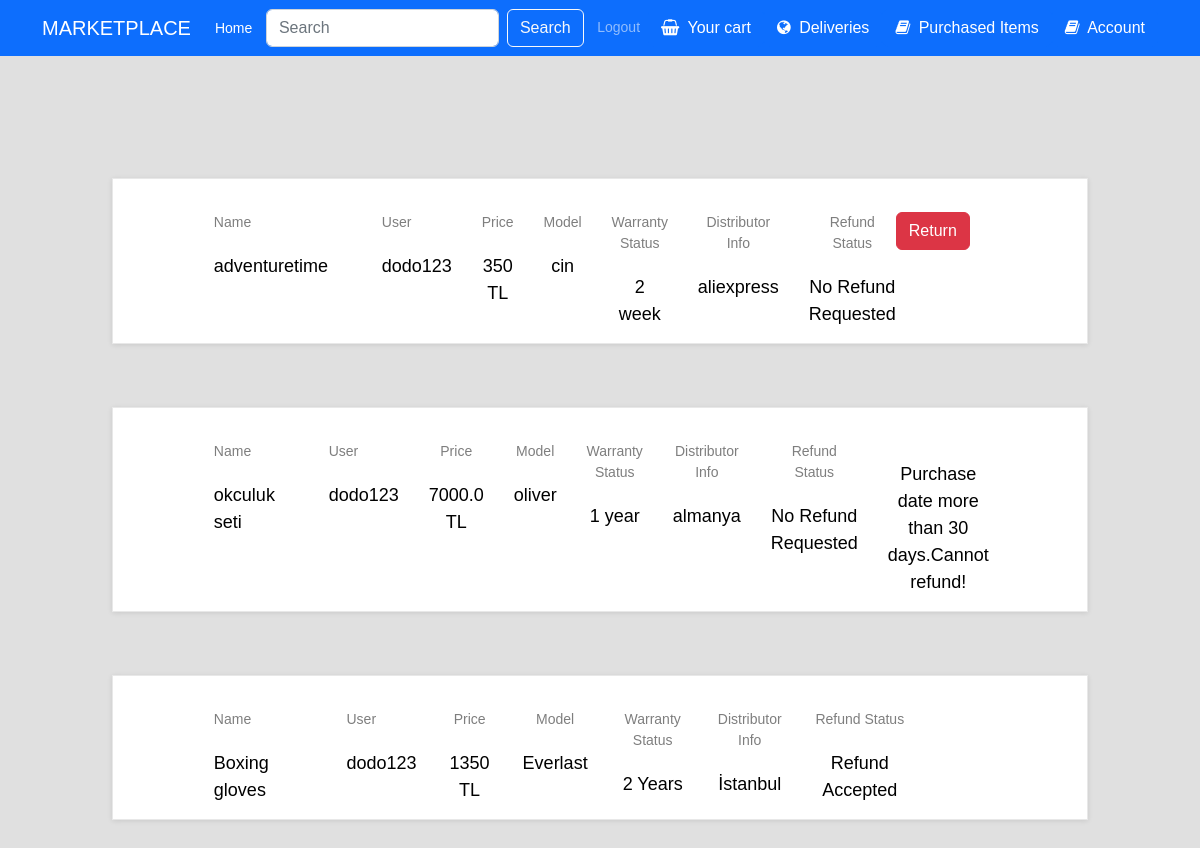
Page /purchased (signed in) on the earlier database version.
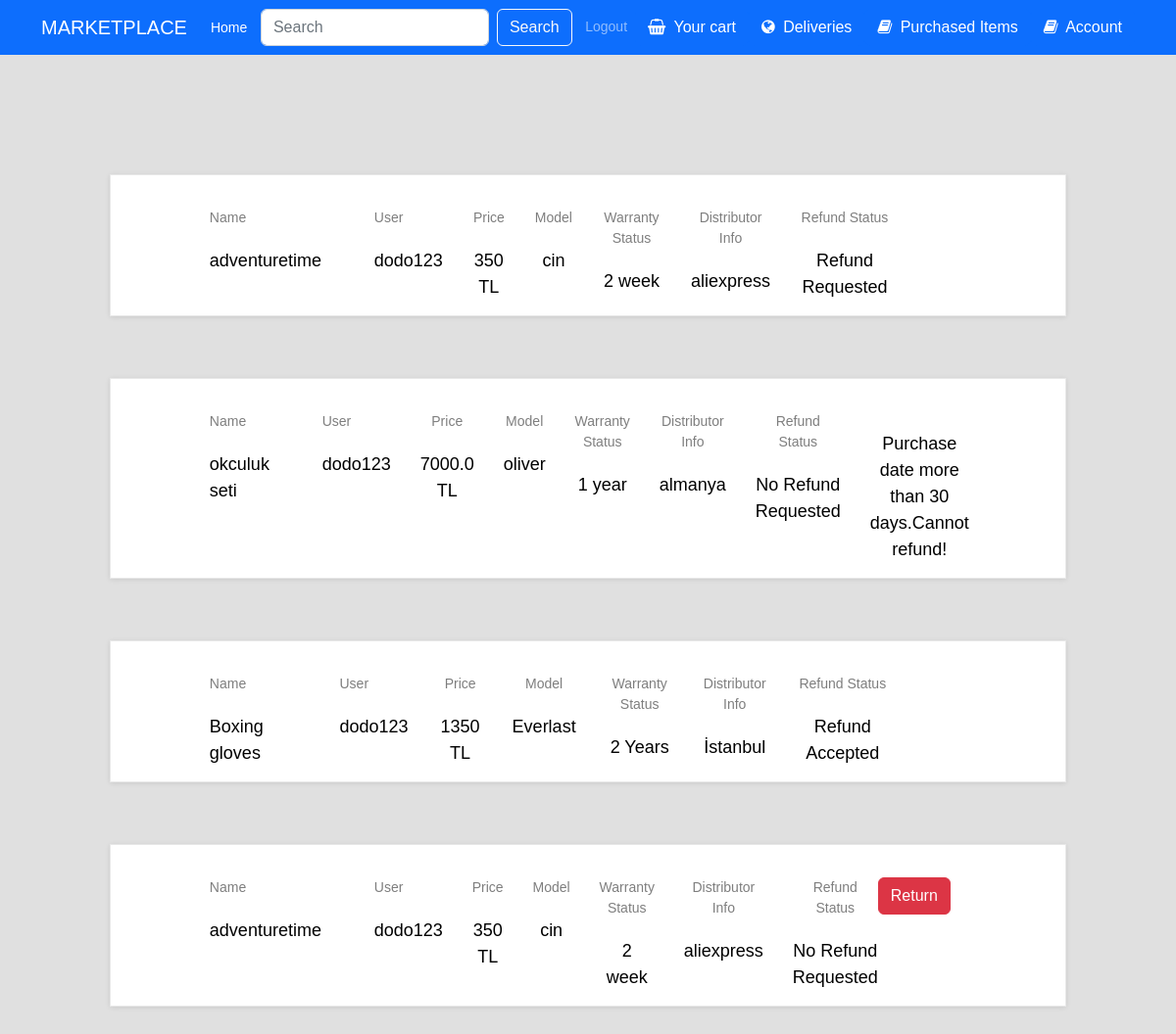
Same page on the later database version.
### Cart/models.py (models this page shows, shortened)
class PurchaseHistory(models.Model):
    ID = models.IntegerField(primary_key=True,unique=True,default=0)
    product = models.ForeignKey(InStockProduct,related_name="purchase_history",on_delete=models.CASCADE)
    user = models.ForeignKey(Users,related_name="purchase_history",on_delete=models.CASCADE)
    date_added = models.DateTimeField(default=timezone.now)
    refund_requested = models.BooleanField(verbose_name='Refund Requested',default=False)
    refund_accepted = models.BooleanField(verbose_name='Refund Accepted',default=False)
    class Meta:
        verbose_name_plural = "Purchase Histories"

### Product/models.py (models this page shows, shortened)
class InStockProduct(models.Model):
    ID = models.AutoField(primary_key=True)
    category = models.ForeignKey(Category,related_name = "products",on_delete=models.CASCADE)
    image = models.ImageField(upload_to="product_images")
    name = models.CharField(max_length=100)
    model = models.CharField(max_length=100)
    number = models.IntegerField()
    description = models.TextField()
    quantity_in_stocks = models.IntegerField()
    price = models.FloatField(default=0)
    discount = models.IntegerField(validators=[MaxValueValidator(100)],default=0)
    newPrice=models.IntegerField(default=0)
    warranty_status = models.CharField(max_length=100)
    distributor_info = models.TextField()

class Users(AbstractBaseUser,PermissionsMixin):
    username_validator = UnicodeUsernameValidator()
    ID = models.AutoField(primary_key=True)
    email = models.EmailField(blank=True,default='')
    first_name = models.CharField(max_length=150,default='',blank=True)
    last_name = models.CharField(max_length=150,default='',blank=True)
    is_active = models.BooleanField(default=True,help_text=
            "Designates whether this user should be treated as active. "
            "Unselect this instead of deleting accounts."
    )
    is_superuser = models.BooleanField(default=False)
    is_staff = models.BooleanField(default=False,help_text="Designates whether the user can log into this admin site.")
    username = models.CharField(max_length=150,
        unique=True,
        help_text=(
            "Required. 150 characters or fewer. Letters, digits and @/./+/-/_ only."
        ),
        validators=[username_validator],
        error_messages={
            "unique": "A user with that username already exists.",
        }
    )
    tax_ID = models.IntegerField(default=0)
    home_address = models.TextField(blank=True,null=True)
    role = models.CharField(max_length=100,default='customer')
    date_joined = models.DateTimeField(default=timezone.now)
    last_login = models.DateTimeField(blank=True,null=True)
    objects = MyUserManager()
    REQUIRED_FIELDS = []
    USERNAME_FIELD = "username"
    def __str__(self):
        return self.username
    class Meta:
        verbose_name = 'User'
        verbose_name_plural = 'Users'

### Main/views.py (the view)
# urls.py: path("purchased",views.purchased,name="purchased_items"),
def purchased(request):
    if request.method == "POST":
        command = request.POST.get("command")
        purchased_id = request.POST.get("product_id")
        if command == "return":
            purchased_product = get_object_or_404(PurchaseHistory,pk=purchased_id)
            refund = Refund.objects.create(ID = Refund.objects.count() + 1,product = purchased_product.product,
            user = purchased_product.user)
            refund.save()
            if purchased_product.product.discount !=0:
                refund = Refund.objects.create(ID = Refund.objects.count() + 1,product = purchased_product.product,
                user = purchased_product.user)
                refund.save()
                purchased_product.refund_requested = True
                purchased_product.save()
            purchased_product.refund_requested = True
            purchased_product.save()
            history = PurchaseHistory.objects.filter(user = request.user)
            days_remain = DaysRemain(history)
            return render(request,"purchased.html",{"products":history,"days":days_remain})
    else:
        if request.user.is_authenticated:
            if Refund.objects.count() != 0:
                refunds = Refund.objects.all()
                for refund in refunds:
                    if refund.Approved == True:
                        said_product = refund.product
                        purchased_item = PurchaseHistory.objects.get(product = said_product)
                        purchased_item.refund_accepted = True
                        purchased_item.save()
                        said_product.quantity_in_stocks += 1
                        said_product.save()
                    else:
                        continue
            purchased_history = PurchaseHistory.objects.filter(user = request.user)
            days_remain = DaysRemain(purchased_history)
            return render(request,"purchased.html",{"products":purchased_history,"days":days_remain})
        else:
            products = []
            return render(request,"purchased.html",{"products":products})

### Main/templates/purchased.html (shortened to what the changed rows need)
{% extends 'base.html' %}
{% load static %}
{% load cart_filter %}
{% block link %}
<link rel="stylesheet" type="text/css" href="{% static 'cart.css' %}">
{% endblock %}
{% block content %}
<div class="cart_section">
    {% if request.user.is_authenticated %}
        {% if products|length == 0 %}
        <h5 class="alert-heading col-lg-10"> There are no purchases</h5>
        {% else %}
        <div class="container-fluid">
            <div class="row">
                <div class="col-lg-10 offset-lg-1">
                    <div class="cart_container">
                        <div class="cart_items">
                            <br>
                            {% for product in products %}
                            <ul class="cart_list">
                                <li class="cart_item clearfix">
                                    <div class="cart_item_info d-flex flex-md-row flex-column justify-content-between">
                                        {% if product.refund_requested and product.refund_accepted == False %}
                                            <div class="cart_item_name cart_info_col">
                                                <div class="cart_item_title">Name</div>
                                                <div class="cart_item_text">{{product.product.name}}</div>
                                            </div>
                                            <div class="cart_item_name cart_info_col">
                                                <div class="cart_item_title">User</div>
                                                <div class="cart_item_text">{{product.user}}</div>
                                            </div>
                                            {% if product.product.discount != 0 %}
                                            <div class="cart_item_price cart_info_col">
                                                <div class="cart_item_title">Price</div>
                                                <div class="cart_item_text">{{product.product.newPrice}} TL</div>
                                            </div>
                                            {% else%}
                                            <div class="cart_item_price cart_info_col">
                                                <div class="cart_item_title">Price</div>
                                                <div class="cart_item_text">{{product.product.price}} TL</div>
                                            </div>
                                            {% endif %}
                                            <div class="cart_item_total cart_info_col">
                                                <div class="cart_item_title">Model</div>
                                                <div class="cart_item_text">{{product.product.model}}</div>
                                            </div>
                                            <div class="cart_item_total cart_info_col">
                                                <div class="cart_item_title">Warranty Status</div>
                                                <div class="cart_item_text">{{product.product.warranty_status}}</div>
                                            </div>
                                            <div class="cart_item_total cart_info_col">
                                                <div class="cart_item_title">Distributor Info</div>
                                                <div class="cart_item_text">{{product.product.distributor_info}}</div>
                                            </div>
                                            <div class="cart_item_total cart_info_col">
                                                <div class="cart_item_title">Refund Status</div>
                                                <div class="cart_item_text">Refund Requested</div>
                                            </div>
                                        {% elif product.refund_requested and product.refund_accepted %}
                                            <div class="cart_item_name cart_info_col">
                                                <div class="cart_item_title">Name</div>
                                                <div class="cart_item_text">{{product.product.name}}</div>
                                            </div>
                                            <div class="cart_item_name cart_info_col">
                                                <div class="cart_item_title">User</div>
                                                <div class="cart_item_text">{{product.user}}</div>
                                            </div>
                                            {% if product.product.discount != 0 %}
                                            <div class="cart_item_price cart_info_col">
                                                <div class="cart_item_title">Price</div>
                                                <div class="cart_item_text">{{product.product.newPrice}} TL</div>
                                            </div>
                                            {% else%}
                                            <div class="cart_item_price cart_info_col">
                                                <div class="cart_item_title">Price</div>
                                                <div class="cart_item_text">{{product.product.price}} TL</div>
                                            </div>
                                            {% endif %}
                                            <div class="cart_item_total cart_info_col">
                                                <div class="cart_item_title">Model</div>
                                                <div class="cart_item_text">{{product.product.model}}</div>
                                            </div>
                                            <div class="cart_item_total cart_info_col">
                                                <div class="cart_item_title">Warranty Status</div>
                                                <div class="cart_item_text">{{product.product.warranty_status}}</div>
                                            </div>
                                            <div class="cart_item_total cart_info_col">
                                                <div class="cart_item_title">Distributor Info</div>
                                                <div class="cart_item_text">{{product.product.distributor_info}}</div>
                                            </div>
                                            <div class="cart_item_total cart_info_col">
                                                <div class="cart_item_title">Refund Status</div>
                                                <div class="cart_item_text">Refund Accepted</div>
                                            </div>
                                        {% else %}
                                        <div class="cart_item_name cart_info_col">
                                            <div class="cart_item_title">Name</div>
                                            <div class="cart_item_text">{{product.product.name}}</div>
                                        </div>
                                        <div class="cart_item_name cart_info_col">
                                            <div class="cart_item_title">User</div>
                                            <div class="cart_item_text">{{product.user}}</div>
                                        </div>
                                        {% if product.product.discount != 0 %}
                                        <div class="cart_item_price cart_info_col">
                                            <div class="cart_item_title">Price</div>
                                            <div class="cart_item_text">{{product.product.newPrice}} TL</div>
                                        </div>
                                        {% else%}
                                        <div class="cart_item_price cart_info_col">
                                            <div class="cart_item_title">Price</div>
                                            <div class="cart_item_text">{{product.product.price}} TL</div>
                                        </div>
                                        {% endif %}
                                        <div class="cart_item_total cart_info_col">
                                            <div class="cart_item_title">Model</div>
                                            <div class="cart_item_text">{{product.product.model}}</div>
                                        </div>
                                        <div class="cart_item_total cart_info_col">
                                            <div class="cart_item_title">Warranty Status</div>
                                            <div class="cart_item_text">{{product.product.warranty_status}}</div>
                                        </div>
                                        <div class="cart_item_total cart_info_col">
                                            <div class="cart_item_title">Distributor Info</div>
                                            <div class="cart_item_text">{{product.product.distributor_info}}</div>
                                        </div>
                                        <div class="cart_item_total cart_info_col">
                                            <div class="cart_item_title">Refund Status</div>
                                            <div class="cart_item_text">No Refund Requested</div>
                                        </div>
                                            {% if days|get_item:product <= 30 %}
                                                <form method="post" class="justify-content-center"
                                                    action="{% url 'purchased_items' %}">
                                                    <button class="btn btn-danger" type="submit">Return</button>
                                                </form>
                                            {% else %}
                                            <div class="cart_item_total cart_info_col">
                                                <div class="cart_item_text">Purchase date more than 30 days.Cannot refund!</div>
                                            </div>
                                            {% endif %}
                                        {% endif %}
                                    </div>
                                </li>
                            </ul>
                            <br>
                            <br>
                            <br>
                            {% endfor %}
                        </div>
                    </div>
                </div>
            </div>
        </div>
        {% endif %}
    {% else %}
    <h5 class="alert-heading col-lg-10"> You are not logged in</h5>
    <h5 class="alert-heading col-lg-10">Please log in to see your purchases.</h5>
    {% endif %}
</div>
{% endblock %}

Differences in the rows shown:
changed PurchaseHistory (number 1 of 4 on the later page): refund_requested "No Refund Requested Return" → "Refund Requested"
added PurchaseHistory: product.name "adventuretime", user "dodo123", product.newPrice "350", product.model "cin", product.warranty_status "2 week", product.distributor_info "aliexpress"
